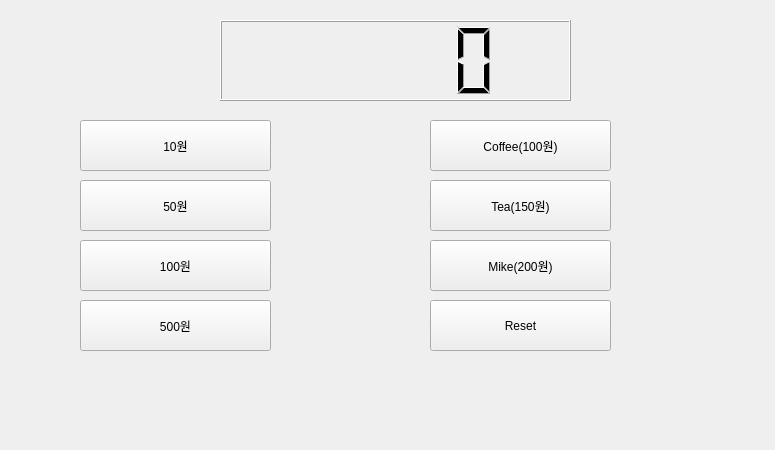
<?xml version="1.0" encoding="UTF-8"?>
<ui version="4.0">
 <class>Widget</class>
 <widget class="QWidget" name="Widget">
  <property name="geometry">
   <rect>
    <x>0</x>
    <y>0</y>
    <width>775</width>
    <height>450</height>
   </rect>
  </property>
  <property name="windowTitle">
   <string>Widget</string>
  </property>
  <widget class="QLCDNumber" name="lcdNumber">
   <property name="geometry">
    <rect>
     <x>220</x>
     <y>20</y>
     <width>351</width>
     <height>81</height>
    </rect>
   </property>
  </widget>
  <widget class="QPushButton" name="pb_10">
   <property name="geometry">
    <rect>
     <x>80</x>
     <y>120</y>
     <width>191</width>
     <height>51</height>
    </rect>
   </property>
   <property name="text">
    <string>10원</string>
   </property>
  </widget>
  <widget class="QPushButton" name="pb_50">
   <property name="geometry">
    <rect>
     <x>80</x>
     <y>180</y>
     <width>191</width>
     <height>51</height>
    </rect>
   </property>
   <property name="text">
    <string>50원</string>
   </property>
  </widget>
  <widget class="QPushButton" name="pb_100">
   <property name="geometry">
    <rect>
     <x>80</x>
     <y>240</y>
     <width>191</width>
     <height>51</height>
    </rect>
   </property>
   <property name="text">
    <string>100원</string>
   </property>
  </widget>
  <widget class="QPushButton" name="pb_500">
   <property name="geometry">
    <rect>
     <x>80</x>
     <y>300</y>
     <width>191</width>
     <height>51</height>
    </rect>
   </property>
   <property name="text">
    <string>500원</string>
   </property>
  </widget>
  <widget class="QPushButton" name="pbCoffee">
   <property name="geometry">
    <rect>
     <x>430</x>
     <y>120</y>
     <width>181</width>
     <height>51</height>
    </rect>
   </property>
   <property name="text">
    <string>Coffee(100원)</string>
   </property>
  </widget>
  <widget class="QPushButton" name="pbTea">
   <property name="geometry">
    <rect>
     <x>430</x>
     <y>180</y>
     <width>181</width>
     <height>51</height>
    </rect>
   </property>
   <property name="text">
    <string>Tea(150원)</string>
   </property>
  </widget>
  <widget class="QPushButton" name="pbMike">
   <property name="geometry">
    <rect>
     <x>430</x>
     <y>240</y>
     <width>181</width>
     <height>51</height>
    </rect>
   </property>
   <property name="text">
    <string>Mike(200원)</string>
   </property>
  </widget>
  <widget class="QPushButton" name="pbReset">
   <property name="geometry">
    <rect>
     <x>430</x>
     <y>300</y>
     <width>181</width>
     <height>51</height>
    </rect>
   </property>
   <property name="text">
    <string>Reset</string>
   </property>
  </widget>
 </widget>
 <resources/>
 <connections/>
</ui>
